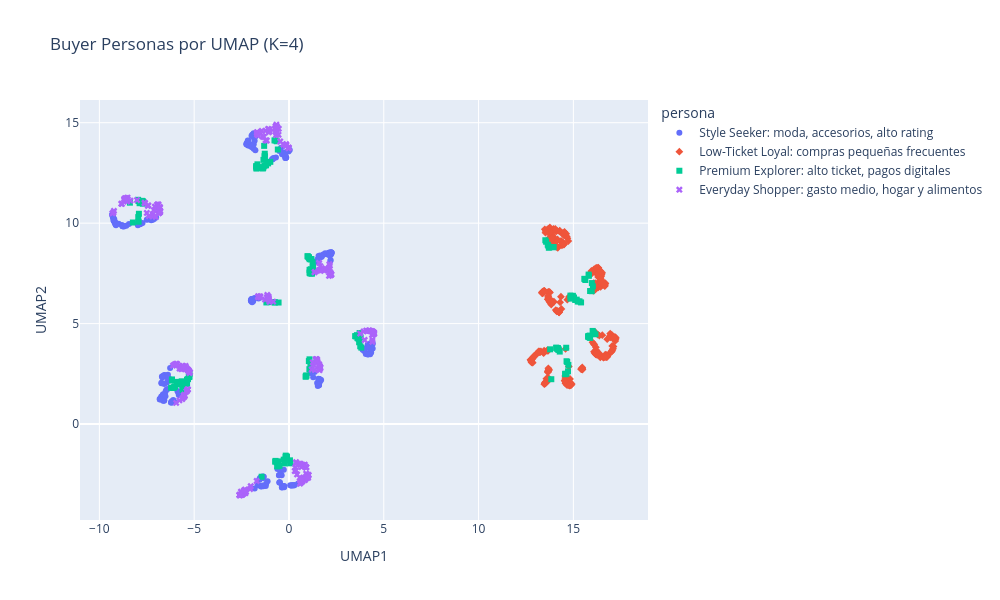

Notebook code cell kept with this figure:
### Code cell
persona_map = {
    0: "Premium Explorer: alto ticket, pagos digitales",
    1: "Everyday Shopper: gasto medio, hogar y alimentos",
    2: "Style Seeker: moda, accesorios, alto rating",
    3: "Low-Ticket Loyal: compras pequeñas frecuentes"
}
df["persona"] = df["cluster_k4"].map(persona_map)

fig_personas = px.scatter(
    df, x="UMAP1", y="UMAP2", color="persona",
    hover_data=["Total", "Rating", "Customer type", "Product line", "Payment"],
    title="Buyer Personas por UMAP (K=4)",
    symbol="persona"
)
fig_personas.update_layout(width=1000, height=600)
fig_personas.show()

### Figure 1 — Plotly figure (JSON) as saved in the notebook; plotly's stock layout.template omitted (floating-point values rounded to 4 significant figures; data arrays with more than 128 entries replaced by an {"elided": "..."} marker saying what was removed)
{"data": [{"customdata": {"elided": "266x5 mixed values"}, "hovertemplate": "persona=Style Seeker: moda, accesorios, alto rating<br>UMAP1=%{x}<br>UMAP2=%{y}<br>Total=%{customdata[0]}<br>Rating=%{customdata[1]}<br>Customer type=%{customdata[2]}<br>Product line=%{customdata[3]}<br>Payment=%{customdata[4]}<extra></extra>", "legendgroup": "Style Seeker: moda, accesorios, alto rating", "marker": {"color": "#636efa", "symbol": "circle"}, "mode": "markers", "name": "Style Seeker: moda, accesorios, alto rating", "orientation": "v", "showlegend": true, "type": "scatter", "x": {"elided": "266 float values"}, "xaxis": "x", "y": {"elided": "266 float values"}, "yaxis": "y"}, {"customdata": {"elided": "287x5 mixed values"}, "hovertemplate": "persona=Low-Ticket Loyal: compras pequeñas frecuentes<br>UMAP1=%{x}<br>UMAP2=%{y}<br>Total=%{customdata[0]}<br>Rating=%{customdata[1]}<br>Customer type=%{customdata[2]}<br>Product line=%{customdata[3]}<br>Payment=%{customdata[4]}<extra></extra>", "legendgroup": "Low-Ticket Loyal: compras pequeñas frecuentes", "marker": {"color": "#EF553B", "symbol": "diamond"}, "mode": "markers", "name": "Low-Ticket Loyal: compras pequeñas frecuentes", "orientation": "v", "showlegend": true, "type": "scatter", "x": {"elided": "287 float values"}, "xaxis": "x", "y": {"elided": "287 float values"}, "yaxis": "y"}, {"customdata": {"elided": "188x5 mixed values"}, "hovertemplate": "persona=Premium Explorer: alto ticket, pagos digitales<br>UMAP1=%{x}<br>UMAP2=%{y}<br>Total=%{customdata[0]}<br>Rating=%{customdata[1]}<br>Customer type=%{customdata[2]}<br>Product line=%{customdata[3]}<br>Payment=%{customdata[4]}<extra></extra>", "legendgroup": "Premium Explorer: alto ticket, pagos digitales", "marker": {"color": "#00cc96", "symbol": "square"}, "mode": "markers", "name": "Premium Explorer: alto ticket, pagos digitales", "orientation": "v", "showlegend": true, "type": "scatter", "x": {"elided": "188 float values"}, "xaxis": "x", "y": {"elided": "188 float values"}, "yaxis": "y"}, {"customdata": {"elided": "259x5 mixed values"}, "hovertemplate": "persona=Everyday Shopper: gasto medio, hogar y alimentos<br>UMAP1=%{x}<br>UMAP2=%{y}<br>Total=%{customdata[0]}<br>Rating=%{customdata[1]}<br>Customer type=%{customdata[2]}<br>Product line=%{customdata[3]}<br>Payment=%{customdata[4]}<extra></extra>", "legendgroup": "Everyday Shopper: gasto medio, hogar y alimentos", "marker": {"color": "#ab63fa", "symbol": "x"}, "mode": "markers", "name": "Everyday Shopper: gasto medio, hogar y alimentos", "orientation": "v", "showlegend": true, "type": "scatter", "x": {"elided": "259 float values"}, "xaxis": "x", "y": {"elided": "259 float values"}, "yaxis": "y"}], "layout": {"height": 600, "legend": {"title": {"text": "persona"}, "tracegroupgap": 0}, "title": {"text": "Buyer Personas por UMAP (K=4)"}, "width": 1000, "xaxis": {"anchor": "y", "domain": [0, 1], "title": {"text": "UMAP1"}}, "yaxis": {"anchor": "x", "domain": [0, 1], "title": {"text": "UMAP2"}}}}
